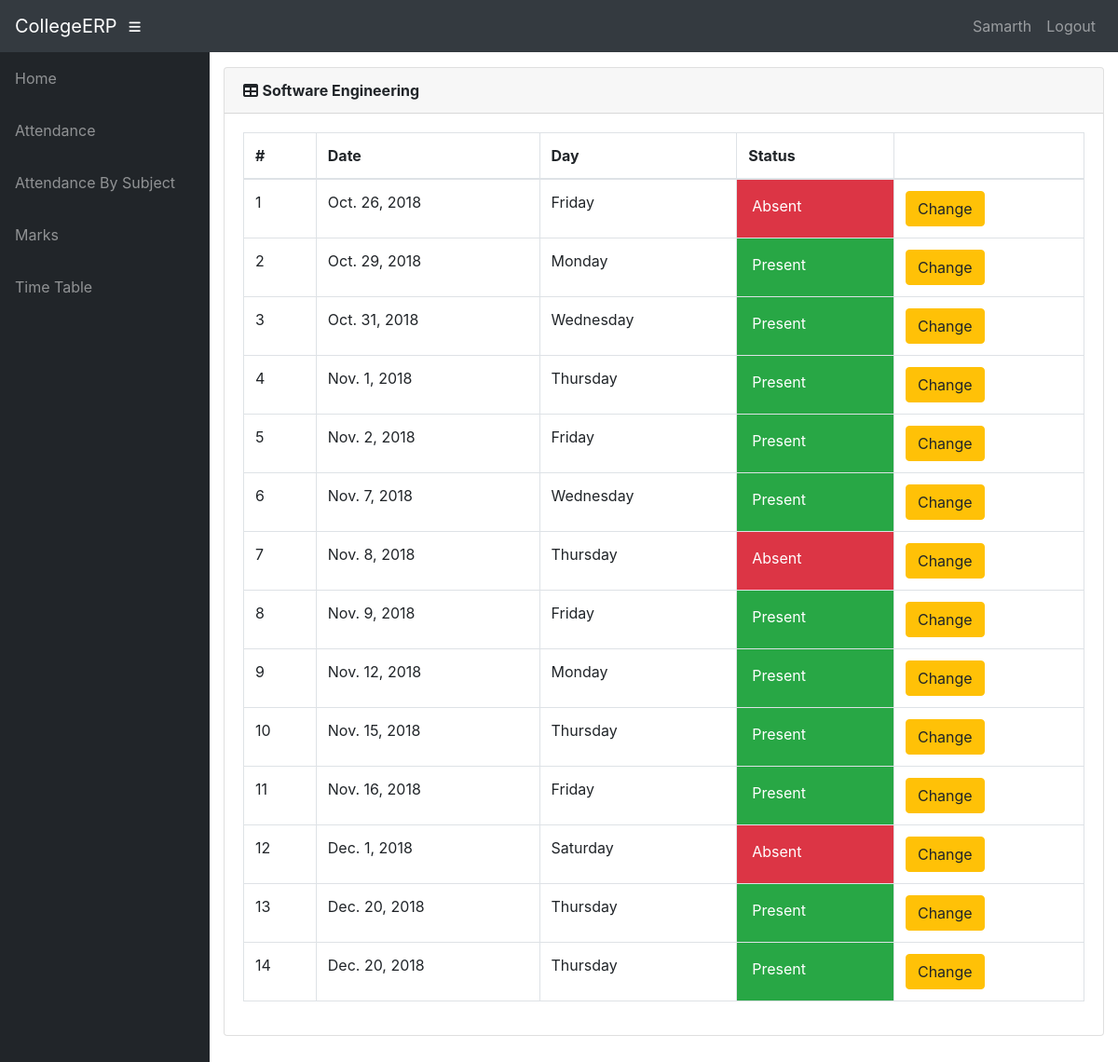
Page /info/teacher/CS01/CS530/attendance/ (signed in) on the earlier database version.
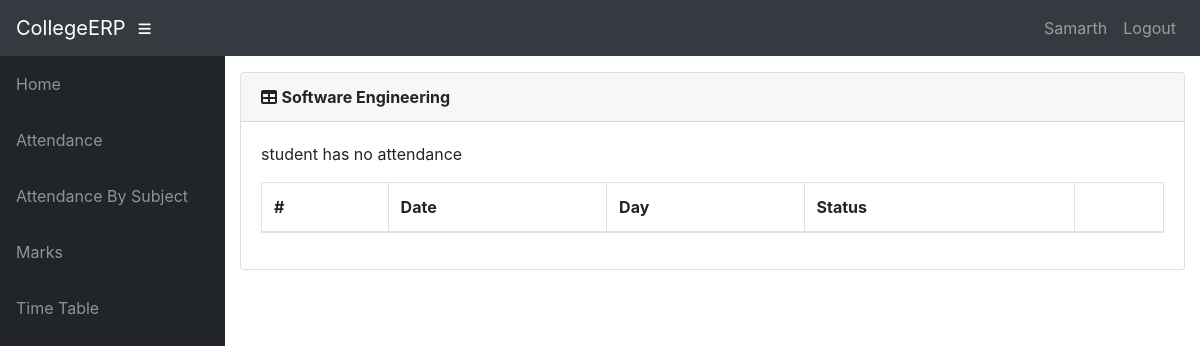
Same page on the later database version.
### info/models.py (models this page shows, shortened)
class Attendance(models.Model):
    course = models.ForeignKey(Course, on_delete=models.CASCADE)
    student = models.ForeignKey(Student, on_delete=models.CASCADE)
    attendanceclass = models.ForeignKey(AttendanceClass, on_delete=models.CASCADE, default=1)
    date = models.DateField(default='2018-10-23')
    status = models.BooleanField(default='True')

### info/views.py (the view)
@login_required()
def t_attendance_detail(request, stud_id, course_id):
    stud = get_object_or_404(Student, USN=stud_id)
    cr = get_object_or_404(Course, id=course_id)
    att_list = Attendance.objects.filter(course=cr, student=stud).order_by('date')
    return render(request, 'info/t_att_detail.html', {'att_list': att_list, 'cr': cr})

### info/models.py (called while the page is built)
    @property
    def is_student(self):
        if hasattr(self, 'student'):
            return True
        return False

### info/templates/info/t_att_detail.html (shortened to what this page needs)
<!DOCTYPE html>
<html lang="en">
<head>
    {% extends 'info/base.html' %}
    {% load static %}
    {% block content %}
        <div class="card mb-3">
            <div class="card-header">
              <i class="fas fa-table"></i>
            <strong>{{ cr.name }}</strong></div>
            <div class="card-body">
              <div class="table-responsive">
                <table class="table table-bordered" id="dataTable" width="100%" cellspacing="0">
                  <thead>
                    <tr>
                        <th>#</th>
                        <th>Date</th>
                        <th>Day</th>
                        <th>Status</th>
                        <th></th>
                    </tr>
                  </thead>
                  <tbody>
                        {% for a in att_list %}
                        <tr class="row100 body">
                            <td>{{ forloop.counter }}</td>
                            <td>{{ a.date }}</td>
                            <td>{{ a.date|date:"l" }}</td>
                            {% if a.status %}
                            <td class="p-3 mb-2 bg-success text-white">Present </td>
                            {% else %}
                            <td class="p-3 mb-2 bg-danger text-white">Absent <span class="glyphicon glyphicon-thumbs-down"></span</td>
                            {% endif %}
                            <td><a class="btn btn-warning" href="{% url 'change_att' a.id %}">Change</a> </td>
                        </tr>
                    {% empty %}
                            <p>student has no attendance</p>
                    {% endfor %}
                  </tbody>
                </table>
              </div>
            </div>
          </div>
    {% endblock %}

Differences in the rows shown:
removed Attendance: date "Oct. 26, 2018", date "Friday", status "Absent"
removed Attendance: date "Oct. 29, 2018", date "Monday", status "Present"
removed Attendance: date "Oct. 31, 2018", date "Wednesday", status "Present"
removed Attendance: date "Nov. 1, 2018", date "Thursday", status "Present"
removed Attendance: date "Nov. 2, 2018", date "Friday", status "Present"
removed Attendance: date "Nov. 7, 2018", date "Wednesday", status "Present"
removed Attendance: date "Nov. 8, 2018", date "Thursday", status "Absent"
removed Attendance: date "Nov. 9, 2018", date "Friday", status "Present"
removed Attendance: date "Nov. 12, 2018", date "Monday", status "Present"
removed Attendance: date "Nov. 15, 2018", date "Thursday", status "Present"
removed Attendance: date "Nov. 16, 2018", date "Friday", status "Present"
removed Attendance: date "Dec. 1, 2018", date "Saturday", status "Absent"
removed Attendance: date "Dec. 20, 2018", date "Thursday", status "Present"
removed Attendance: date "Dec. 20, 2018", date "Thursday", status "Present"
Other differences:
text now shown: "student has no attendance"
